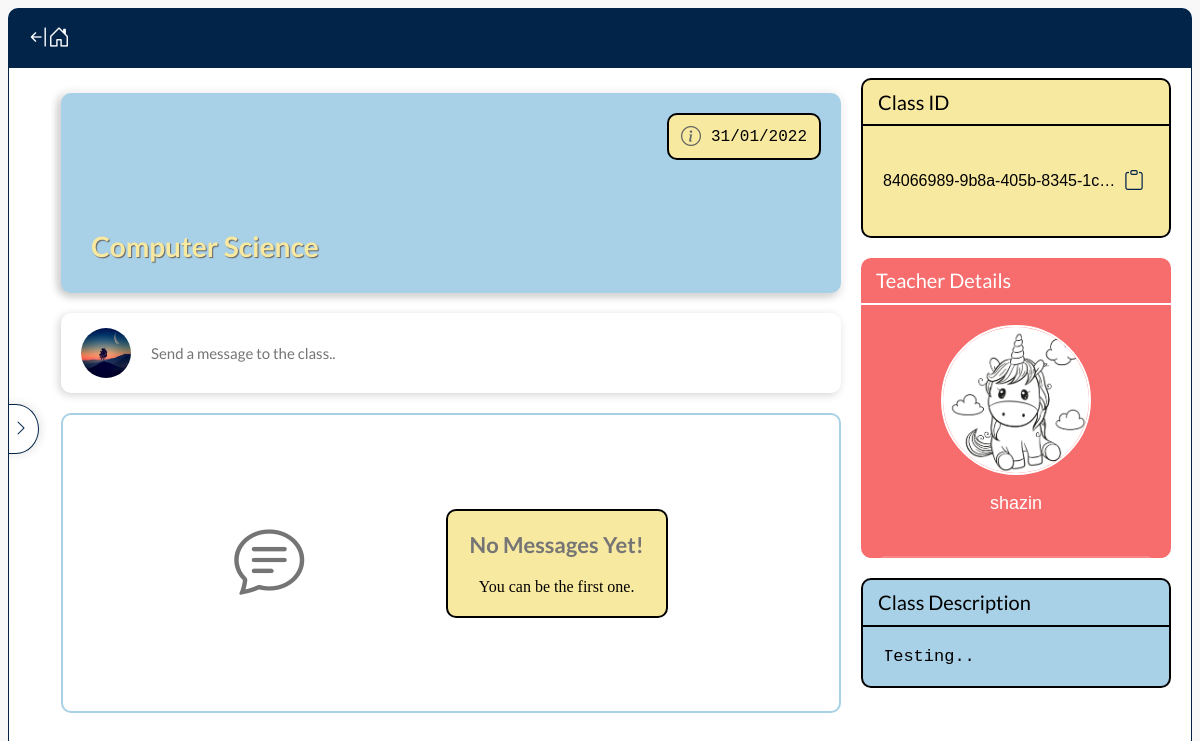
/class/840669899b8a405b83451c50ae6abf59/ (signed in), run on the app's committed database.
### home/models.py (models this page shows, shortened)
class Class(models.Model):
    id = models.UUIDField(primary_key=True, default=uuid.uuid4, editable=False)
    teacher = models.ForeignKey(CustomUser, on_delete=models.CASCADE)
    title = models.CharField(max_length=80, null=False, blank=False)
    description = models.CharField(max_length=300, null=False, blank=False)
    date_started = models.DateTimeField(auto_now_add=True)
    active = models.BooleanField(default=True)
    @property
    def get_url(self):
        return reverse('classmenu:class', kwargs={'classID' : self.id})
    @property
    def formatted_date(self):
        from .backends import check_if_today_or_yesterday
        return check_if_today_or_yesterday(self.date_started)

### register/models.py (models this page shows, shortened)
class CustomUser(AbstractBaseUser):
    email = models.EmailField(verbose_name='email', max_length=254, unique=True)
    username = models.CharField(max_length=30, unique=False)
    date_joined = models.DateTimeField(verbose_name='date joined', auto_now_add=True)
    last_login = models.DateTimeField(verbose_name='last login', auto_now=True)
    is_admin = models.BooleanField(default=False)
    is_active = models.BooleanField(default=True)
    is_staff = models.BooleanField(default=False)
    is_superuser = models.BooleanField(default=False)
    account_type = models.CharField(max_length=7, choices=ACCOUNT_TYPES, blank=False, null=False)
    profile_pic = models.ImageField(blank=True, upload_to=get_image_upload_location, default='profile/default.jpg')
    bio = models.TextField(max_length=300, null=True, blank=True)
    is_email_verified = models.BooleanField(default=False)
    image_storage_id = models.UUIDField(default=uuid.uuid4, editable=False)
    objects = CustomUserManager()
    USERNAME_FIELD = 'email'
    REQUIRED_FIELDS = ['username', 'account_type']
    @property
    def profile_pic_path(self):
        return f'/media/{self.profile_pic}'

### classmenu/views.py (the view)
# urls.py: path('<classID>/', ClassMenuView.as_view(), name="class"),
class ClassMenuView(View):
    @classentry_check()
    def get(self, request, classID):
        classObj = Class.objects.get(id=classID)
        return render(request, 'classmenu/class.html', {
            'classObj' : classObj,
            'msgObjects' : classObj.messagepublic_set.all(),
        })

### templates/classmenu/class.html (shortened to what this page needs)
{% extends 'classmenu/base.html' %}
{% load static %}
{% block headextraextra %}
<link rel='stylesheet' href="{% static 'css/classmenu/class.css' %}">
{% endblock headextraextra %}
{% block bodyextra %}
<div class="main-content">
    <div class="item header">
        <div class="date-box">
            <i class="bi bi-info-circle"></i>
            <span>{{ classObj.formatted_date }}</span>
        </div>
        <h1>{{ classObj.title }}</h1>
    </div>
    <div class="item msg-div">
        <div class="dummy-overlay">
            <img src="{{ user.profile_pic_path }}">
            <span>Send a message to the class..</span>
        </div>
                        {% include 'blocks/attach-files.html' %}
    </div>
    <div class="all-messages">
        {% if msgObjects %}
            {% for msgObj in msgObjects %}
                <div class="item recieve-msg">
                    <div class="top-bar">
                        <img src="{{ msgObj.user.profile_pic_path }}">
                        {% if msgObj.user == classObj.teacher %}
                            <div class="sender-name" style="color: white; background-color: var(--tertiary-color);">
                                <i class="bi bi-person-fill"></i>
                        {% else %}
                            <div class="sender-name">
                        {% endif %}
                                <span>{{ msgObj.user.username }}</span>
                            </div>
                        {% if msgObj.formatted_date == 'Today' or msgObj.formatted_date == 'Yesterday' %}
                            <div class="date" style="color: var(--tertiary-color)"><span>{{ msgObj.formatted_date }}</span></div>
                            {% else %}
                            <div class="date" style="color: rgb(71, 71, 71)"><span>{{ msgObj.formatted_date }}</span></div>
                        {% endif %}
                        <div class="time"><span>{{ msgObj.time_only }}</span></div>
                    </div>
                    <div class="content-box">
                        <p>{{ msgObj.content }}</p>
                    </div>
                    {% if msgObj.urls.all %}
                        <div class="url-msg-box">
                            <div class="header-box">
                                <span>URL's</span>
                            </div>
                            <div class="content-box">
                                {% for urlObj in msgObj.urls.all %}
                                    <div class="url-container">
                                        <span><a href="{{ urlObj.url }}" target="_blank">{{ urlObj.url }}</a></span>
                                        <div class="icon-butt" onclick="copyText('{{ urlObj.url }}')">
                                            <i class="bi bi-clipboard"></i>
                                        </div>
                                    </div>
                                {% endfor %}
                            </div>
                        </div>
                        {% endif %}
                        {% if msgObj.files.all %}
                        <div class="file-msg-box">
                            <div class="header-box">
                                <span>Files</span>
                            </div>
                            <div class="content-box">
                                {% for fileObj in msgObj.files.all %}
                                    <div class="file-container">
                                        <div class="download-butt" onclick="downloadFile('{{ fileObj.file_location }}')">
                                            <i class="bi bi-download"></i>
                                        </div>
                                        <div class="format-parent">
                                            <div class="format-box">{{ fileObj.format }}</div>
                                        </div>
                                        <div class="bottom-box"><span>{{ fileObj.file_name }}</span></div>
                                    </div>
                                {% endfor %}
                            </div>
                        </div>
                    {% endif %}
                </div>
            {% endfor %}
        {% else %}
        <div class="item empty-div">
            <div class="icon-box">
                <i class="bi bi-chat-text"></i>
            </div>
            <div class="text-box">
                <h2>No Messages Yet!</h2>
                <span>You can be the first one.</span>
            </div>
        </div>
        {% endif %}
    </div>
</div>
<div class="right-content" tabindex="0">
    <div class="item class-id">
        <div class="header">Class ID</div>
        <div class="id-box">
            <span>{{ classObj.id }}</span>
            <div class="icon-box" title="copy">
                <i class="bi bi-clipboard"></i>
            </div>
        </div>
    </div>
    <div class="item teacher-details">
        <div class="header">Teacher Details</div>
        <div class="sub-box">
            <img src="{{ classObj.teacher.profile_pic_path }}"></img>
            <div class="name-box"><p>{{ classObj.teacher.username }}</p></div>
        </div>
        <div class="extra-box">
            <div class="bio-box">{{ classObj.teacher.bio }}</div>
        </div>
    </div>
    <div class="item class-desc">
        <div class="header">Class Description</div>
        <div class="sub-box">
            <div class="desc-box">{{ classObj.description }}</div>
        </div>
    </div>
</div>
{% endblock bodyextra %}

### static/css/base.css (style rules this page uses)
* { box-sizing: border-box; }
:root { --primary-color: #022449; --secondary-color: #A8D0E6; --secondary-dark-color: #a7ffff; --secondary-light-color: white; --secondary-lighter-color: white; --tertiary-color: #F76C6C; --quaternary-color: #F8E9A1; --text-color: #757575; --shadow-color: rgba(0, 0, 0, 0.349); --shadow-light-color: rgba(0, 0, 0, 0.171); --green-color: #00ff00; --green-light-color: #83ff83; --light-text-color: rgb(230, 230, 230); --error-red-color: red; }

### static/css/classmenu/base.css (style rules this page uses)
body { position: relative; height: calc( 100vh - 18px ); display: flex; justify-content: flex-start; align-items: center; flex-direction: column; background-color: rgb(248, 248, 248); overflow: hidden; }

### data on the page
Class: formatted_date "31/01/2022", title "Computer Science", id "84066989-9b8a-405b-8345-1c…", teacher.profile_pic_path (picture), teacher.username "shazin", description "Testing.."
CustomUser: profile_pic_path (picture)
